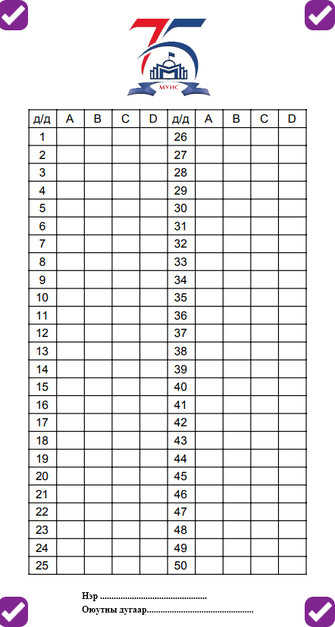
#> input picture orb/answer.png, 335 x 627 px, shrunk from 442 x 828 before the run
$ python orb.py
#> lines starting #> are read from the running program, lines starting #| are printed output that depends on the picture
import numpy as np
import cv2
from matplotlib import pyplot as plt
img1 = cv2.imread('answer.png',0)
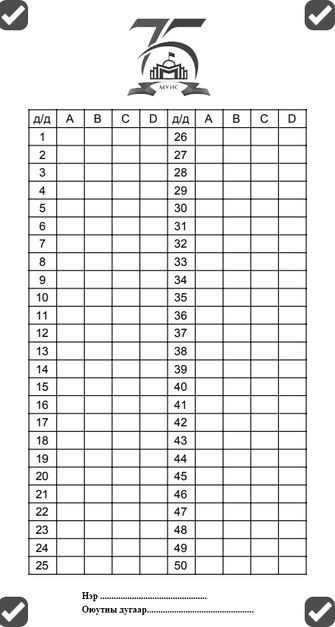
#> img1: shape (627, 335); min 0, max 255, mean 233.4
img2 = cv2.imread('main.jpg',0)
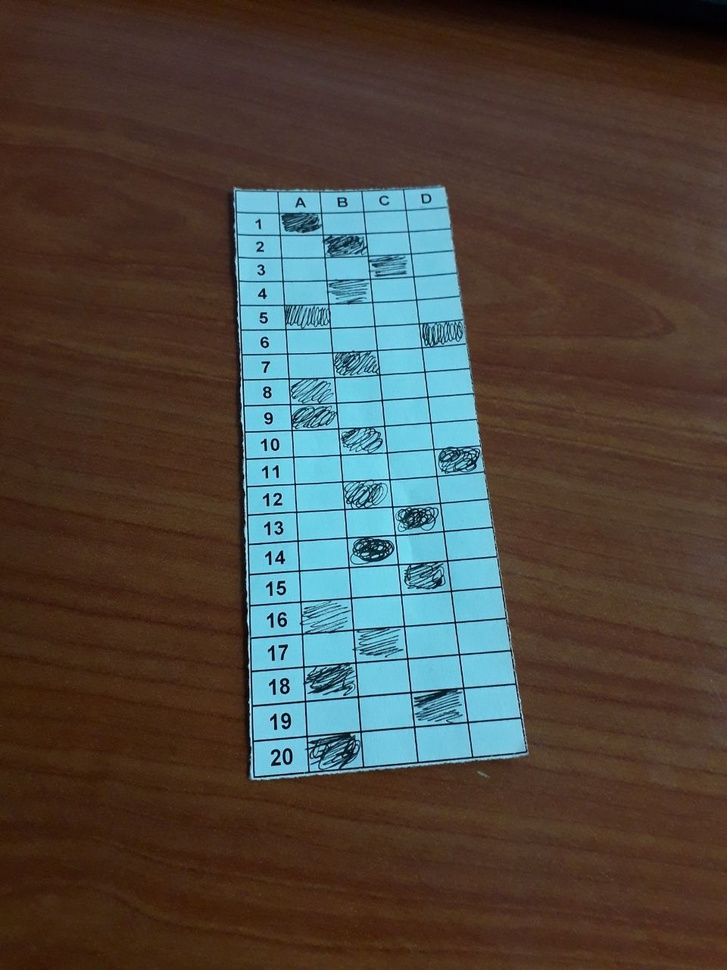
#> input picture orb/main.jpg, 727 x 970 px, shrunk from 960 x 1280 before the run
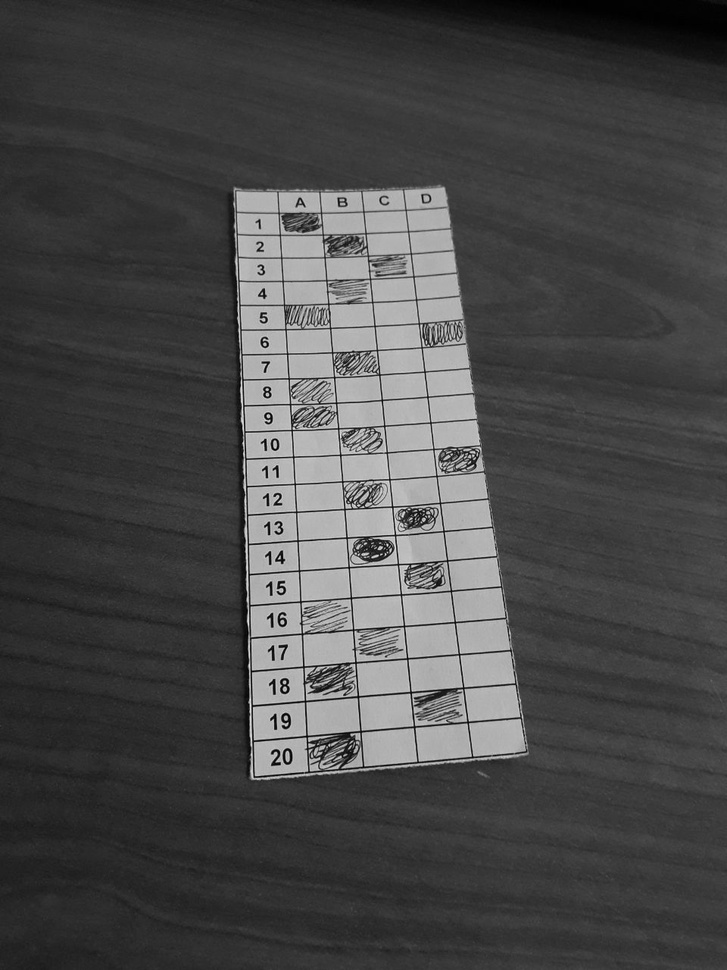
#> img2: shape (970, 727); min 0, max 238, mean 73.3

sift = cv2.xfeatures2d.SIFT_create()

kp1, des1 = sift.detectAndCompute(img1,None)
#> kp1 = 1518 keypoints; strongest (x, y, size): (46, 549, 1.8), (43, 192, 1.8), (185, 281, 1.8), (185, 460, 1.9)
kp2, des2 = sift.detectAndCompute(img2,None)
#> kp2 = 1160 keypoints; strongest (x, y, size): (268, 416, 2.2), (267, 394, 2.1), (265, 344, 2), (282, 622, 2.5)

bf = cv2.BFMatcher()
matches = bf.knnMatch(des1,des2, k=2)
#> matches = 1518 matches

good = []
for m,n in matches:
    if m.distance < 0.75*n.distance:
        good.append([m])
#> after the loop, good = 27 matches

matchesMask = None
draw_params = dict(matchColor = (0,255,0),
                   singlePointColor = None,
                   matchesMask = matchesMask, # draw only inliers
                   flags = 2)

#> (the run stopped early here; a loop or call above may not have finished)
